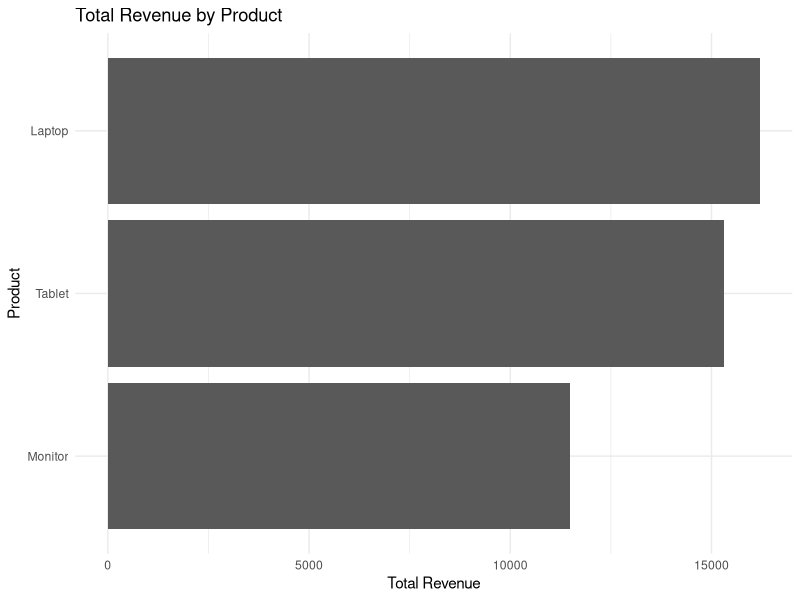

Recreate this plot in R.
# AI Assistance Declaration: I used ChatGPT to help organize the R script,
# suggest comments, and improve code readability. I verified the code by
# running it in Posit Cloud and checking the dataset, summaries, and chart.
# All final calculations were completed and verified by me. I am responsible
# for the accuracy and originality of this work.
# BDA400 Assignment 1
# Synthetic Sales Data Analysis
# This script imports synthetic sales data, calculates revenue,
# summarizes results, and creates a bar chart.

# Load required packages
library(readr)
library(dplyr)
library(ggplot2)

# Import the synthetic sales dataset
sales_data <- read_csv("data/synthetic_sales.csv")

# Preview the dataset
head(sales_data)

# Check the structure of the dataset
str(sales_data)

# Calculate revenue for each sales record
sales_data <- sales_data %>%
  mutate(revenue = units_sold * unit_price)

# Summarize total revenue by product
product_summary <- sales_data %>%
  group_by(product) %>%
  summarise(
    total_revenue = sum(revenue),
    .groups = "drop"
  ) %>%
  arrange(desc(total_revenue))

# Display product summary
print(product_summary)

# Summarize total revenue by region
region_summary <- sales_data %>%
  group_by(region) %>%
  summarise(
    total_revenue = sum(revenue),
    .groups = "drop"
  ) %>%
  arrange(desc(total_revenue))

# Display region summary
print(region_summary)

# Identify the highest-performing product
highest_product <- product_summary %>%
  slice_max(
    order_by = total_revenue,
    n = 1,
    with_ties = FALSE
  )

# Display the highest-performing product
print(highest_product)

# Create a bar chart of total revenue by product
ggplot(
  product_summary,
  aes(x = reorder(product, total_revenue), y = total_revenue)
) +
  geom_col() +
  coord_flip() +
  labs(
    title = "Total Revenue by Product",
    x = "Product",
    y = "Total Revenue"
  ) +
  theme_minimal()
